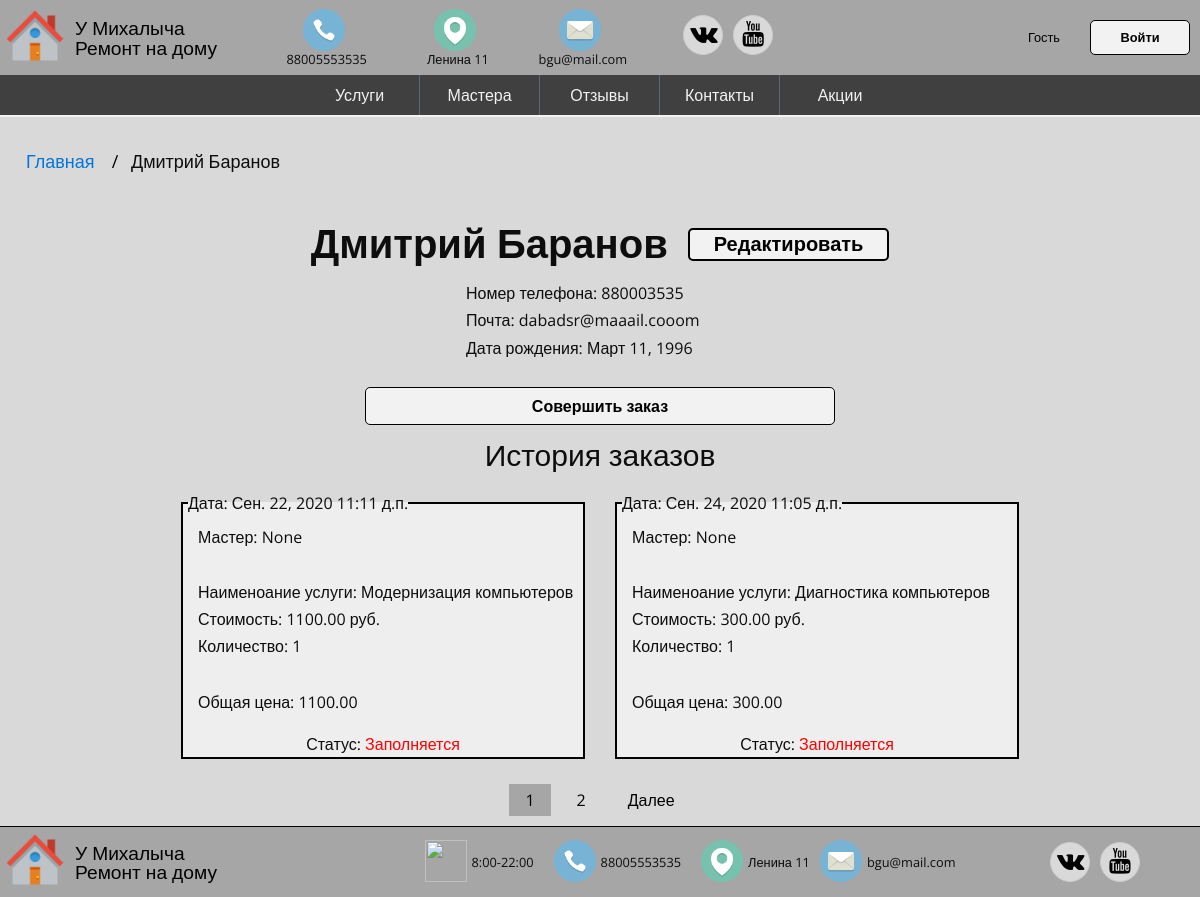
Screenshot of /users/3/ with the database file from the repository.
### remontPC/apps/users/models.py (models this page shows, shortened)
class Client(models.Model):
	user = models.OneToOneField(User, on_delete=models.CASCADE, null=True, blank=True)
	client_name = models.CharField('ФИО', max_length = 100)
	client_telephonenumber = models.CharField('Номер телефона', max_length = 11, null = True , blank = True)
	client_email = models.EmailField('E-mail')
	client_birthdaydate = models.DateField('Дата рождения', null = True , blank = True)
	class Meta:
		verbose_name = 'Клиент'
		verbose_name_plural = 'Клиенты'

### remontPC/apps/orders/models.py (models this page shows, shortened)
class Order(models.Model):
    order_date = models.DateField('Дата заказа')
    order_time = models.TimeField('Время заказа')
    order_client = models.ForeignKey(Client, on_delete = models.CASCADE, null=True, blank=True)
    order_name = models.CharField('Имя(если не зарегстрирован)', max_length = 50, null = True, blank = True)
    order_email = models.CharField('E-mail(если не зарегстрирован)', max_length = 50, null = True, blank = True)
    order_telephonenumber = models.CharField('Телефон(если не зарегстрирован)', max_length = 50, null = True, blank = True)
    order_worker = models.ForeignKey(Worker, on_delete = models.CASCADE, null=True, blank=True)
    order_state = models.CharField('Статус заказа', max_length = 100)
    order_address = models.CharField(max_length=250)
    created = models.DateTimeField(auto_now_add=True)
    updated = models.DateTimeField(auto_now=True)
    paid = models.BooleanField(default=False)
    CashOrCard = models.BooleanField(blank=True, null=True)
    class Meta:
        ordering = ('-created',)
        verbose_name = 'Заказ'
        verbose_name_plural = 'Заказы'
    def get_total_cost(self):
        return sum(item.get_cost() for item in self.items.all())

class OrderItem(models.Model):
    order = models.ForeignKey(Order,on_delete = models.CASCADE, related_name='items')
    service = models.ForeignKey(Service,on_delete = models.CASCADE, related_name='order_items')
    price = models.DecimalField(max_digits=10, decimal_places=2)
    quantity = models.PositiveIntegerField(default=1)
    def get_cost(self):
        return self.price * self.quantity

### remontPC/apps/services/models.py (models this page shows)
class Service(models.Model):
    service_name = models.CharField('Название услуги', max_length = 200)
    service_mainservice = models.ForeignKey(MainService, on_delete = models.CASCADE, null =True)
    service_price = models.FloatField('Цена услуги')
    service_description = models.TextField('Описание услуги')
    service_averagetime = models.IntegerField('Среднее время')
    service_images = models.ImageField(null = True)
    def __str__(self):
        return self.service_name
    class Meta:
        verbose_name = 'Услуга'
        verbose_name_plural = 'Услуги'

### remontPC/apps/users/views.py (the view)
# urls.py: path('<int:user_id>/', views.client, name='client'),
def client(request, user_id):
	us = User.objects.get(id = user_id)
	cl = Client.objects.get ( user = us)
	order_list = cl.order_set.all()
	paginator = Paginator(order_list, 2)
	page = request.GET.get('page')
	try:
		client = paginator.page(page)
	except PageNotAnInteger:
	 	client = paginator.page(1)
	except EmptyPage:
		client = paginator.page(paginator.num_pages)
	return render(request, 'client/profile.html', {'us':us,'cl':cl,'page':page, 'client':client})

### remontPC/apps/cart/context_processors.py (called while the page is built)
def cart(request):
    return {'cart': Cart(request)}

### remontPC/templates/client/profile.html (shortened to what this page needs)
<!DOCTYPE html>
{% load static %}
<html lang="ru">
    <head>
        <link rel="stylesheet" href="{% static 'remontPC/css/main.css' %}">
        <link rel="stylesheet" href="{% static 'remontPC/lightzoom/style.css' %}" type="text/css">
		<link rel="stylesheet" href="https://maxcdn.bootstrapcdn.com/font-awesome/4.7.0/css/font-awesome.min.css">
    </head>
    <body>
    <header>
        <div class = "mainheader">
			<div class="logo">
			<a class="imgA" href="{% url 'main:index' %}"><img src="{% static 'remontPC/image/home.png' %}" alt=""></a>
 			<p><a href="{% url 'main:index' %}">У Михалыча<br/>Ремонт на дому</a></p>
			</div>
				<div class="contacts">
					<div class="phone"><a href="{% url 'users:contacts' %}"><img src="{% static 'remontPC/image/phone.jpg' %}" alt=""></a>
					88005553535</div>
					<div class="geol"><a href="{% url 'users:contacts' %}"><img src="{% static 'remontPC/image/geol.png' %}" alt=""></a>
					Ленина 11</div>
					<div class="mail"><a href="{% url 'users:writeus' %}"><img src="{% static 'remontPC/image/mail.png' %}" alt=""></a>
					bgu@mail.com</div>
				</div>
				<div class="Sochseti">
					<div class="vk">
						<a href="#" target="_blank"><i class="fa fa-vk fa-2x"></i></a>
					</div>
					<div class="youtube">
						<a href="#" target="_blank"><i class="fa fa-youtube fa-2x"></i></a>
					</div>
				</div>
				<div class="login">
                    {% if user.is_authenticated %}
                    <img src="{% static 'remontPC/image/icon.png' %}" alt="">
                    <p><a href="{% url 'users:client' user.id %}">{{user.username}}</a></p>
                    <div class="cart">
                        {% with total_items=cart|length %}
                            {% if cart|length > 0 %}
                                У вас в заказе:
                                <a href="{% url 'cart:cart_detail' %}">
                                    {{ total_items }} услуга{{ total_items|pluralize }},
                                    на сумму {{ cart.get_total_price }} руб.
                                </a>
                            {% else %}
                                Ваша карзина пуста
                            {% endif %}
                        {% endwith %}
                    </div>
					<div class="korzina"><a href="{% url 'cart:cart_detail' %}"><img src="{% static 'remontPC/image/korzina.png' %}" alt=""></a>
					</div>
					<a href="{% url 'logout' %}" class="button">Выйти</a>
					{% else %}
					<p><a href="{% url 'login' %}">Гость</a></p>
					<a href="{% url 'login' %}" class="button">Войти</a>
					{% endif %}
                </div>
            </div>
	</header>
		<div class='admenu' >
			<nav id="desktop">
				<ul>
					<li><a href="{% url 'mainservices:index' %}">Услуги</a></li>
					<li><a href="{% url 'users:workers' %}">Мастера</a></li>
					<li><a href="{% url 'reviews:reviews' %}">Отзывы</a></li>
					<li><a href="{% url 'users:contacts' %}">Контакты</a></li>
					<li><a href="{% url 'sales:sales' %}">Акции</a></li>
				</ul>
			</nav>
		</div>
        <ul class="breadcrumb">
			<li><a href="{% url 'main:index' %}">Главная</a></li>
			<li class="activem">{{cl.client_name}}</li>
          </ul>
          <div class="content">
            <div class = "buttonzagolovok">
                <h1>{{cl.client_name}}</h1>
                <a href="{% url 'users:clientedit' cl.id %}" class="buttongetall">Редактировать</a>
                </div>
            <div class="profile">
                <div class="aboutuser">
                <div class="luser" style="width: 60%;">
                <p> Номер телефона: {{cl.client_telephonenumber}} <br/> Почта: {{cl.client_email}} <br/> Дата рождения: {{cl.client_birthdaydate}}  </p>
                </div>
                <a href="{% url 'mainservices:index' %}" class="buttonzak">Совершить заказ</a>
                </div>
            </div>
            <div class="zagolovh2"><h2>История заказов</h2></div>
              				<div class="historyus">
                                {% if client %}
                                {% for s in client %}
                                <fieldset>
                                    <legend>Дата: {{s.order_date}} {{s.order_time}}</legend>
                                    <p style = "width: 380px;">Мастер: {{s.order_worker}}</p>
									{% for o in s.items.all %}
                                    <p>Наименоание услуги: {{o.service}}<br/> Стоимость:
									{{o.price}} руб.<br/> Количество: {{o.quantity}}</p>
									{% endfor %}
									<p style = "width: 380px;">Общая цена: {{s.get_total_cost}}</p>
                                    <div style="text-align : center;width: 100%;"  class="hisbtn">
									{% if s.order_worker == None  %}
									<b>Статус: <span style = "color:red;">Заполняется</span></b>
									{% else %}
									<b>Статус: <span style="color:green;">{{s.order_state}}</span></b><a href="{% url 'reviews:newreview' %}" class="btnhis">Оставить комментарий</a></div>
									{% endif %}
                                    </fieldset>
                                    {% endfor %}
                                    {% endif %}
                              </div>
        </div>
        {% block pagination %}
        <div class="pagination">
            {% for pg in client.paginator.page_range %}
                {% if client.number == pg %}
                <a class="active" href="?page={{pg}}">{{pg}}</a>
                {% else %}
                <a href="?page={{pg}}">{{pg}}</a>
                {% endif %}
            {% endfor %}
            {% if client.has_next %}
                <a href="?page={{client.next_page_number}}">Далее</a>
            {% endif %}
        </div>
            {% endblock %}
            <footer >
                <div class="mainfooter">
                    <div class="logo">
                    <img src="{% static 'remontPC/image/home.png' %}" alt="">
                     <p><a href="{% url 'main:index' %}">У Михалыча<br/>Ремонт на дому</a></p>
                    </div>
                        <div class="contacts">
                            <div class="time"><a href="{% url 'users:contacts' %}"><img src="{% static 'remontPC/image/time.png' %}" alt=""></a>
                            8:00-22:00</div>
                            <div class="phone"><a href="{% url 'users:contacts' %}"><img src="{% static 'remontPC/image/phone.jpg' %}" alt=""></a>
                            88005553535</div>
                            <div class="geol"><a href="{% url 'users:contacts' %}"><img src="{% static 'remontPC/image/geol.png' %}" alt=""></a>
                            Ленина 11</div>
                            <div class="mail"><a href="{% url 'users:writeus' %}"><img src="{% static 'remontPC/image/mail.png' %}" alt=""></a>
                            bgu@mail.com</div>
                        </div>
                        <div class="Sochseti">
                            <div class="vk">
                                <a href="#" target="_blank"><i class="fa fa-vk fa-2x"></i></a>
                            </div>
                            <div class="youtube">
                                <a href="#" target="_blank"><i class="fa fa-youtube fa-2x"></i></a>
                            </div>
                        </div>
                </div>
            </footer>
        </body>
    </html>

### rows the page displays
Client: client_name "Дмитрий Баранов", client_telephonenumber "880003535", client_email "dabadsr@maaail.cooom", client_birthdaydate "Март 11, 1996"
Order: order_date "Сен. 22, 2020", order_time "11:11 д.п.", order_worker "None", get_total_cost "1100.00", shows "Статус:"
OrderItem: service "Модернизация компьютеров", price "1100.00", quantity "1"
Order: order_date "Сен. 24, 2020", order_time "11:05 д.п.", order_worker "None", get_total_cost "300.00", shows "Статус:"
OrderItem: service "Диагностика компьютеров", price "300.00", quantity "1"

### other values shown
{{ pg }} "1"
{{ pg }} "2"
